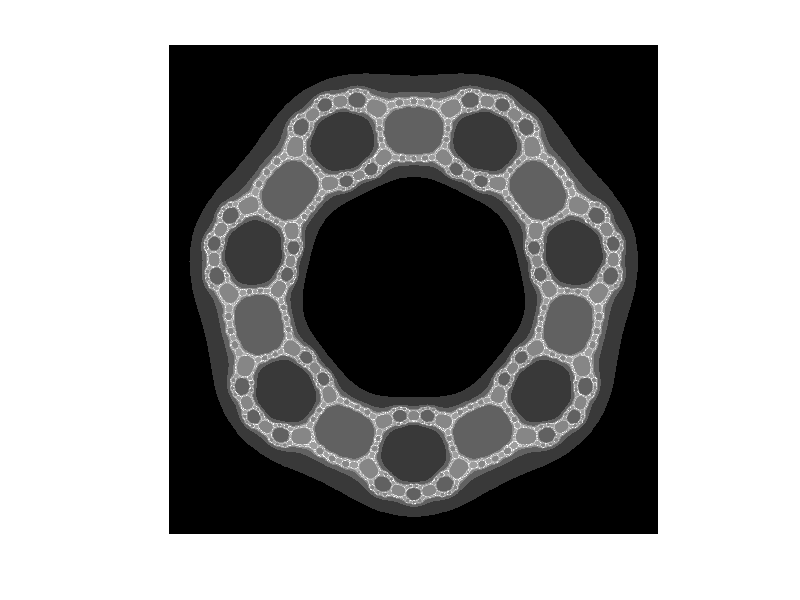

MATLAB code for this plot:
%matlab
s=1000;
I=zeros(s,s);
w=2.4;
m=50;
r=1.4;
a=-0.22+0*i;
n=4;
for h=1:s
 for k=1:s
  z=((h-s/2)+i*(k-s/2))*w/s;
  c=0;
  while (abs(z)<r)&(c<m)
   c=c+1;
   z=z^n+a/z^(n-1);
  end
   if (c>0)
    I(h,k)=min(2,c^0.3)-1;
   end
 end
end
imshow(I,[])
%imwrite(I,"bugs.jpg")